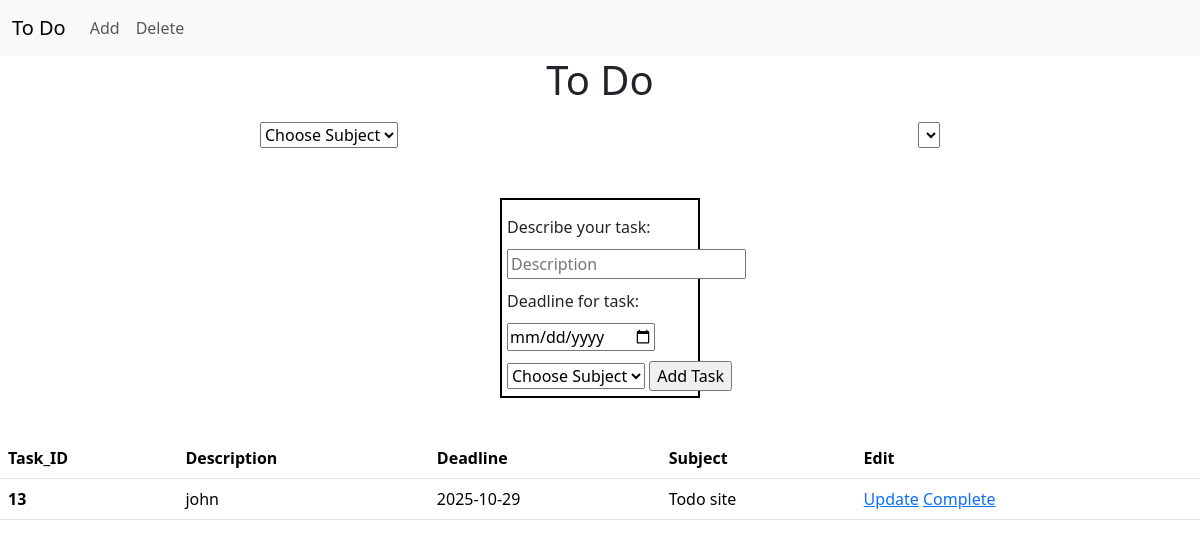
Before: / with the older database file.
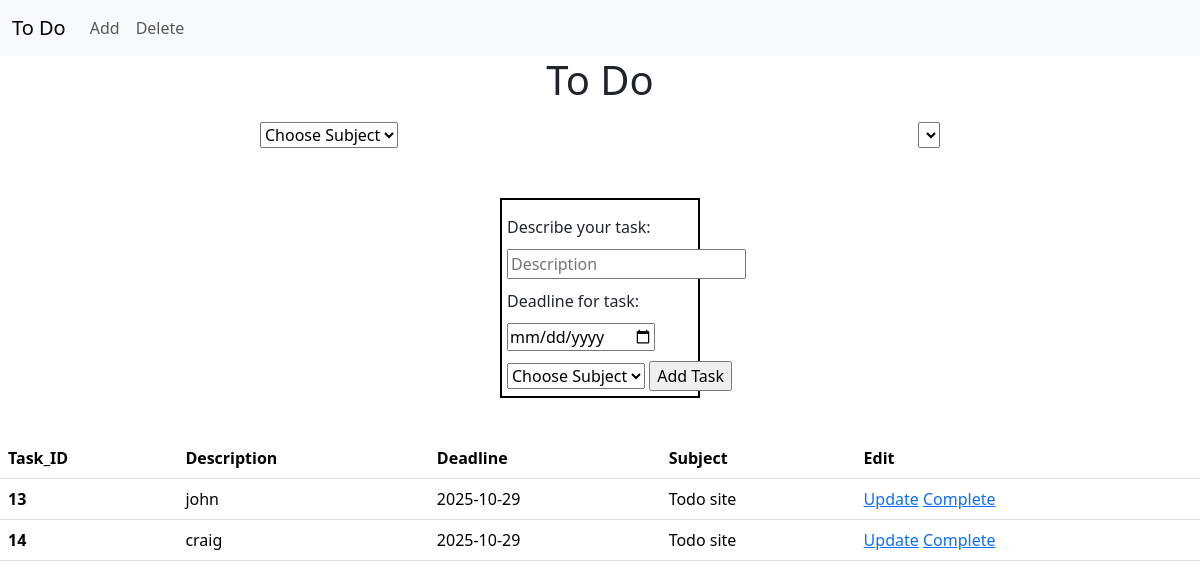
After: the same page with the newer database file.
### tables this page shows
CREATE TABLE tasks (task_id INTEGER PRIMARY KEY AUTOINCREMENT, description TEXT, subject TEXT, deadline TEXT,  subject_id INTEGER, FOREIGN KEY (subject_id) REFERENCES subjects(subject_id));

### app.py (the view, shortened to what this page needs)
@app.route('/', methods =['GET', 'POST'])
def index():
    if request.method == 'GET':
        tasks = getAllTasks()
        subjects = getSubjectNames()
        return render_template('index.html', tasks=tasks, subjects=subjects)

### info.py (called while the page is built)
def getSubjectNames():
    con = sqlite3.connect('todosite.db')
    con.row_factory = sqlite3.Row
    cur = con.cursor()
    result = cur.execute(
        "SELECT subject_name FROM subjects;"
        ).fetchall()
    subjects = []
    for row in result:
        subjects.append({
        'subject': row['subject_name']
        })
    con.close()
    return subjects

def getAllTasks():
    con = sqlite3.connect('todosite.db')
    con.row_factory = sqlite3.Row
    cur = con.cursor()
    res = cur.execute(
        'SELECT * FROM tasks ORDER BY deadline;'
    ).fetchall()
    tasks = []
    for row in res:
        tasks.append({
            'id': row['task_id'],
            'description': row['description'],
            'subject': row['subject'],
            'deadline': row['deadline']
        })
    con.close()
    return tasks

### templates/index.html (shortened to what this page needs)
{% extends 'layout.html' %}
{% block body %}
<h1 class="top-header">To Do</h1>
<div class="select-container">
    <select>
        <option selected>Choose Subject</option>
    </select>
    <select>
        <option></option>
    </select>
</div>
<div class="form-container">
    <form action="/", method="POST">
        <label for="description">Describe your task:</label>
        <input type="text" id="description" placeholder="Description" name="description" required>
        <label for="deadline">Deadline for task:</label>
        <input type="date" id="deadline" name="deadline" required>
        <select id="subject" name="subject" required>
            <option selected disabled>Choose Subject</option>
        </select>
        <input type="submit" value="Add Task">
    </form>
</div>
<div class="table-container">
    <table class="table">
    <thead>
        <tr>
        <th scope="col">Task_ID</th>
        <th scope="col">Description</th>
        <th scope="col">Deadline</th>
        <th scope="col">Subject</th>
        <th scope="col">Edit</th>
        </tr>
    </thead>
    <tbody>
        {% for task in tasks %}
        <tr>
        <th scope="row">{{ task.id }}</th>
        <td>{{ task.description }}</td>
        <td>{{ task.deadline }}</td>
        <td>{{ task.subject }}</td>
        <td>
            <a href="/updateTask/{{ task.id }}">Update</a>
            <a href="/deleteTask/{{ task.id }}">Complete</a>
        </td>
        </tr>
        {% endfor %}
    </tbody>
    </table>
</div>
{% endblock %}

### templates/layout.html (shortened to what this page needs)
<!DOCTYPE html>
<html lang="en">
<head>
    <link href="https://cdn.jsdelivr.net/npm/bootstrap@5.3.8/dist/css/bootstrap.min.css" rel="stylesheet">
</head>
<body>
    <nav class="navbar navbar-expand-lg bg-body-tertiary">
  <div class="container-fluid">
    <a class="navbar-brand" href="/">To Do</a>
    <div class="collapse navbar-collapse" id="navbarNav">
      <ul class="navbar-nav">
        <li class="nav-item">
          <a class="nav-link" href="/addSubject">Add</a>
        </li>
                <li class="nav-item">
          <a class="nav-link" href="/deleteSubject">Delete</a>
        </li>
      </ul>
    </div>
  </div>
</nav>
    {% block body %}
    {% endblock %}
</body>
</html>

### templates/index.html (style rules this page uses)
body { display: flex; flex-direction: column; justify-content: space-between; }
.top-header { text-align: center; }
.form-container { display: flex; flex-direction: column; justify-content: center; align-items: center; margin-top: 50px; margin-left:auto; margin-right: auto; flex-wrap: wrap; width: 200px; border: 2px black solid; padding: 5px; }
label, input, select { margin-top: 10px; }
.select-container { display: flex; justify-content: space-around; }
.table-container { margin-top: 40px; }

Changed rows visible on the page:
added tasks: id "14", description "craig", deadline "2025-10-29", subject "Todo site"
